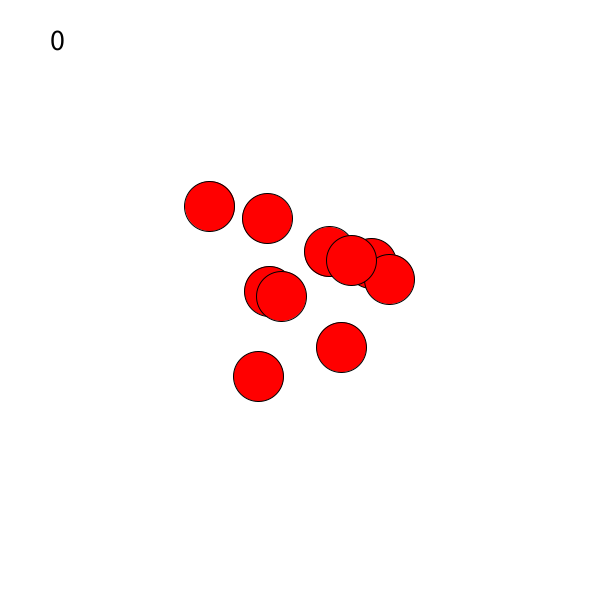
Frame 1 (no input)
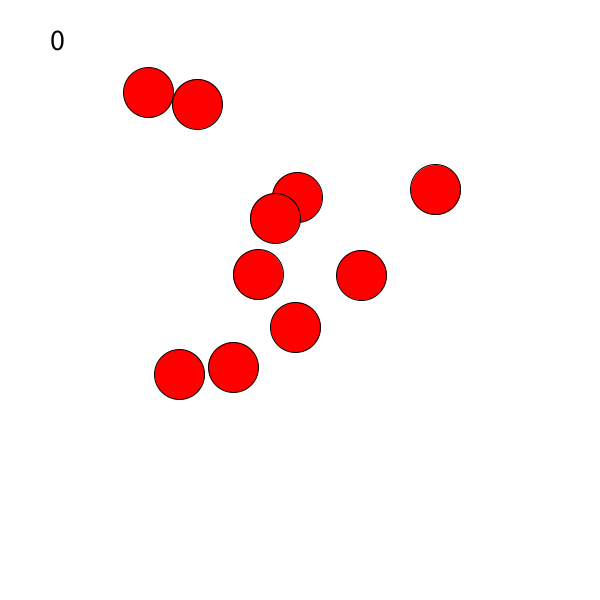
Frame 60 (the mouse pressed at the canvas centre just before this capture)
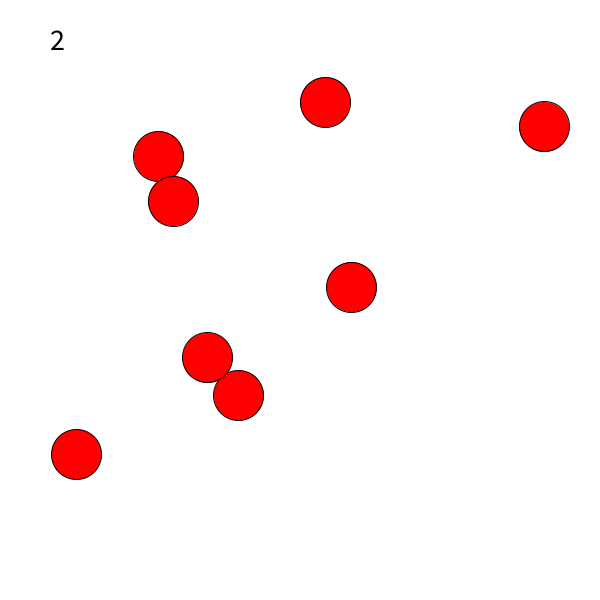
Frame 120 (the mouse held since frame 60 and released just before this capture)

The Processing sketch that drew these frames (run headless with seeded random() and noise(); from frame 60 on, the mouse is pressed at the canvas centre):

// Processing sketch: pinchaGlobo
// ── pinchaGlobo.pde
/*Este programa es un juego donde se deben pinchar los globos antes de que salgan de la pantalla.
Por cada globo que sale, se pierde un punto. 
*/
String [] mensaje = {"Revienta 5 globos\n antes de que salgan\n de la pantalla", 
  "Ganaste, bien!!!", "GAME OVER, loser"};
String estado; // estado del programa
int cant = 10; // cantidad de globos
int tam = 50; // tamaño de los globos
int perdidos; // cuenta los perdidos
// arreglos para ubicación, dirección
float [] px = new float[cant];
float [] py = new float[cant];
float [] dx = new float[cant];
float []dy = new float[cant];
// este arreglo determina varias cosas de cada globo
boolean [] activo = new boolean[cant];
void setup() {
  size(600, 600);
  estado = "jugando";
  for (int i=0; i<cant; i++) {
    px[i] = random(200, 400);
    py[i] = random(200, 400);
    dx[i] = random(-2, 2);
    dy[i] = random(-2, 2);
    activo[i] = true;
  }
}
void draw() {
  background(255);
  /* hay que completar los estados, 
  determinar un evento para reventar los globos y
  sumar puntos sobre cada globo reventado */
  if (estado.equals("inicio")) {
    pantalla(mensaje[0], color(0, 0, 255), 30);
  } else if (estado.equals("jugando")) {
    jugando();
  }
}
// función para cargar pantallas genéricas
void pantalla(String texto, color relleno, int tamText) {
  textAlign(CENTER);
  textSize(tamText);
  fill(relleno);
  text(texto, width/2, height/2);
}

// ── funcionJugando.pde
// esta función es llamada mientras se juega.
void jugando() {
  fill(0); 
  textSize(30);
  text(perdidos, 50, 50);// globos perdidos
  for (int i=0; i<cant; i++) {
    if (activo[i]) {
      /*activo determina si el globo se dibuja, si se mueve y cuando
      deja de aumentar*/
      fill(255, 0, 0);
      ellipse(px[i], py[i], tam, tam);
      px[i]+= dx[i];
      py[i]+= dy[i];
      if (px[i]<0 || px[i]>width || py[i]<0 || py[i]>height) {
        perdidos++;
        activo[i] = false;
        // si salen de la pantalla dejan de estar activos y suma una perdida
      }
    }
  }
}
